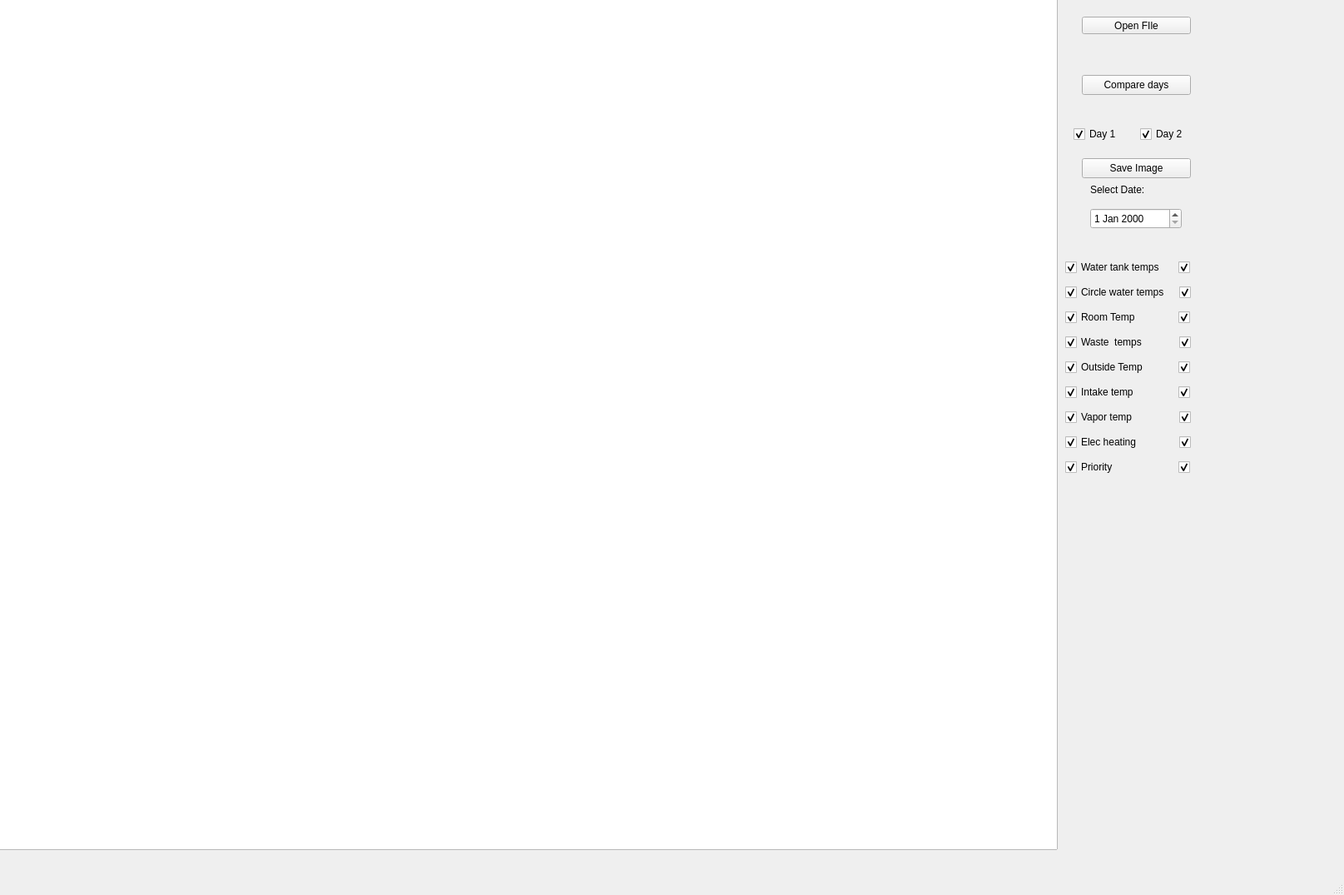
<?xml version="1.0" encoding="UTF-8"?>
<ui version="4.0">
 <class>MainWindow</class>
 <widget class="QMainWindow" name="MainWindow">
  <property name="geometry">
   <rect>
    <x>0</x>
    <y>0</y>
    <width>1615</width>
    <height>1075</height>
   </rect>
  </property>
  <property name="windowTitle">
   <string>MainWindow</string>
  </property>
  <widget class="QWidget" name="centralwidget">
   <widget class="QPushButton" name="pushButton">
    <property name="geometry">
     <rect>
      <x>1300</x>
      <y>20</y>
      <width>131</width>
      <height>21</height>
     </rect>
    </property>
    <property name="text">
     <string>Open FIle</string>
    </property>
   </widget>
   <widget class="QChartView" name="BaseView">
    <property name="geometry">
     <rect>
      <x>-20</x>
      <y>-10</y>
      <width>1291</width>
      <height>1031</height>
     </rect>
    </property>
   </widget>
   <widget class="QDateEdit" name="dateEdit">
    <property name="geometry">
     <rect>
      <x>1310</x>
      <y>250</y>
      <width>110</width>
      <height>25</height>
     </rect>
    </property>
   </widget>
   <widget class="QLabel" name="SelectDateLabel">
    <property name="geometry">
     <rect>
      <x>1310</x>
      <y>220</y>
      <width>81</width>
      <height>16</height>
     </rect>
    </property>
    <property name="text">
     <string>Select Date:</string>
    </property>
   </widget>
   <widget class="QCheckBox" name="UseWaterCheckBox">
    <property name="geometry">
     <rect>
      <x>1280</x>
      <y>310</y>
      <width>131</width>
      <height>22</height>
     </rect>
    </property>
    <property name="text">
     <string>Water tank temps</string>
    </property>
    <property name="checked">
     <bool>true</bool>
    </property>
   </widget>
   <widget class="QCheckBox" name="CircleWaterCheckBox">
    <property name="geometry">
     <rect>
      <x>1280</x>
      <y>340</y>
      <width>131</width>
      <height>22</height>
     </rect>
    </property>
    <property name="text">
     <string>Circle water temps</string>
    </property>
    <property name="checked">
     <bool>true</bool>
    </property>
   </widget>
   <widget class="QCheckBox" name="RoomTempCheckBox">
    <property name="geometry">
     <rect>
      <x>1280</x>
      <y>370</y>
      <width>101</width>
      <height>22</height>
     </rect>
    </property>
    <property name="text">
     <string>Room Temp</string>
    </property>
    <property name="checked">
     <bool>true</bool>
    </property>
   </widget>
   <widget class="QCheckBox" name="WasteTempCheckBox">
    <property name="geometry">
     <rect>
      <x>1280</x>
      <y>400</y>
      <width>181</width>
      <height>22</height>
     </rect>
    </property>
    <property name="text">
     <string>Waste  temps</string>
    </property>
    <property name="checked">
     <bool>true</bool>
    </property>
   </widget>
   <widget class="QCheckBox" name="OutsideTempCheckBox">
    <property name="geometry">
     <rect>
      <x>1280</x>
      <y>430</y>
      <width>131</width>
      <height>22</height>
     </rect>
    </property>
    <property name="text">
     <string>Outside Temp</string>
    </property>
    <property name="checked">
     <bool>true</bool>
    </property>
   </widget>
   <widget class="QCheckBox" name="IntakeTempCheckBox">
    <property name="geometry">
     <rect>
      <x>1280</x>
      <y>460</y>
      <width>111</width>
      <height>22</height>
     </rect>
    </property>
    <property name="text">
     <string>Intake temp</string>
    </property>
    <property name="checked">
     <bool>true</bool>
    </property>
   </widget>
   <widget class="QCheckBox" name="VaporTempCheckBox">
    <property name="geometry">
     <rect>
      <x>1280</x>
      <y>490</y>
      <width>131</width>
      <height>22</height>
     </rect>
    </property>
    <property name="text">
     <string>Vapor temp</string>
    </property>
    <property name="checked">
     <bool>true</bool>
    </property>
   </widget>
   <widget class="QCheckBox" name="ElecCheckBox">
    <property name="geometry">
     <rect>
      <x>1280</x>
      <y>520</y>
      <width>111</width>
      <height>22</height>
     </rect>
    </property>
    <property name="text">
     <string>Elec heating</string>
    </property>
    <property name="checked">
     <bool>true</bool>
    </property>
   </widget>
   <widget class="QCheckBox" name="PriorityCheckbox">
    <property name="geometry">
     <rect>
      <x>1280</x>
      <y>550</y>
      <width>121</width>
      <height>22</height>
     </rect>
    </property>
    <property name="text">
     <string>Priority</string>
    </property>
    <property name="checked">
     <bool>true</bool>
    </property>
   </widget>
   <widget class="QPushButton" name="compareButton">
    <property name="geometry">
     <rect>
      <x>1300</x>
      <y>90</y>
      <width>131</width>
      <height>24</height>
     </rect>
    </property>
    <property name="text">
     <string>Compare days</string>
    </property>
   </widget>
   <widget class="QCheckBox" name="CompareDayOneCheckBox">
    <property name="geometry">
     <rect>
      <x>1290</x>
      <y>150</y>
      <width>61</width>
      <height>22</height>
     </rect>
    </property>
    <property name="text">
     <string>Day 1</string>
    </property>
    <property name="checked">
     <bool>true</bool>
    </property>
   </widget>
   <widget class="QCheckBox" name="CompareDayTwoCheckBox">
    <property name="geometry">
     <rect>
      <x>1370</x>
      <y>150</y>
      <width>61</width>
      <height>22</height>
     </rect>
    </property>
    <property name="text">
     <string>Day 2</string>
    </property>
    <property name="checked">
     <bool>true</bool>
    </property>
   </widget>
   <widget class="QCheckBox" name="UseWaterCheckBox_2">
    <property name="geometry">
     <rect>
      <x>1410</x>
      <y>310</y>
      <width>20</width>
      <height>22</height>
     </rect>
    </property>
    <property name="layoutDirection">
     <enum>Qt::RightToLeft</enum>
    </property>
    <property name="text">
     <string/>
    </property>
    <property name="checked">
     <bool>true</bool>
    </property>
   </widget>
   <widget class="QCheckBox" name="VaporTempCheckBox_2">
    <property name="geometry">
     <rect>
      <x>1410</x>
      <y>490</y>
      <width>21</width>
      <height>22</height>
     </rect>
    </property>
    <property name="layoutDirection">
     <enum>Qt::RightToLeft</enum>
    </property>
    <property name="text">
     <string/>
    </property>
    <property name="checked">
     <bool>true</bool>
    </property>
   </widget>
   <widget class="QCheckBox" name="WasteTempCheckBox_2">
    <property name="geometry">
     <rect>
      <x>1390</x>
      <y>400</y>
      <width>41</width>
      <height>22</height>
     </rect>
    </property>
    <property name="layoutDirection">
     <enum>Qt::RightToLeft</enum>
    </property>
    <property name="text">
     <string/>
    </property>
    <property name="checked">
     <bool>true</bool>
    </property>
   </widget>
   <widget class="QCheckBox" name="CircleWaterCheckBox_2">
    <property name="geometry">
     <rect>
      <x>1410</x>
      <y>340</y>
      <width>21</width>
      <height>22</height>
     </rect>
    </property>
    <property name="layoutDirection">
     <enum>Qt::RightToLeft</enum>
    </property>
    <property name="text">
     <string/>
    </property>
    <property name="checked">
     <bool>true</bool>
    </property>
   </widget>
   <widget class="QCheckBox" name="RoomTempCheckBox_2">
    <property name="geometry">
     <rect>
      <x>1410</x>
      <y>370</y>
      <width>20</width>
      <height>22</height>
     </rect>
    </property>
    <property name="layoutDirection">
     <enum>Qt::RightToLeft</enum>
    </property>
    <property name="text">
     <string/>
    </property>
    <property name="checked">
     <bool>true</bool>
    </property>
   </widget>
   <widget class="QCheckBox" name="OutsideTempCheckBox_2">
    <property name="geometry">
     <rect>
      <x>1410</x>
      <y>430</y>
      <width>20</width>
      <height>22</height>
     </rect>
    </property>
    <property name="layoutDirection">
     <enum>Qt::RightToLeft</enum>
    </property>
    <property name="text">
     <string/>
    </property>
    <property name="checked">
     <bool>true</bool>
    </property>
   </widget>
   <widget class="QCheckBox" name="IntakeTempCheckBox_2">
    <property name="geometry">
     <rect>
      <x>1410</x>
      <y>460</y>
      <width>20</width>
      <height>22</height>
     </rect>
    </property>
    <property name="layoutDirection">
     <enum>Qt::RightToLeft</enum>
    </property>
    <property name="text">
     <string/>
    </property>
    <property name="checked">
     <bool>true</bool>
    </property>
   </widget>
   <widget class="QCheckBox" name="ElecCheckBox_2">
    <property name="geometry">
     <rect>
      <x>1400</x>
      <y>520</y>
      <width>31</width>
      <height>22</height>
     </rect>
    </property>
    <property name="layoutDirection">
     <enum>Qt::RightToLeft</enum>
    </property>
    <property name="text">
     <string/>
    </property>
    <property name="checked">
     <bool>true</bool>
    </property>
   </widget>
   <widget class="QCheckBox" name="PriorityCheckbox_2">
    <property name="geometry">
     <rect>
      <x>1410</x>
      <y>550</y>
      <width>20</width>
      <height>22</height>
     </rect>
    </property>
    <property name="layoutDirection">
     <enum>Qt::RightToLeft</enum>
    </property>
    <property name="text">
     <string/>
    </property>
    <property name="checked">
     <bool>true</bool>
    </property>
   </widget>
   <widget class="QPushButton" name="SaveImageButton">
    <property name="geometry">
     <rect>
      <x>1300</x>
      <y>190</y>
      <width>131</width>
      <height>24</height>
     </rect>
    </property>
    <property name="text">
     <string>Save Image</string>
    </property>
   </widget>
  </widget>
  <widget class="QMenuBar" name="menubar">
   <property name="geometry">
    <rect>
     <x>0</x>
     <y>0</y>
     <width>1615</width>
     <height>24</height>
    </rect>
   </property>
  </widget>
  <widget class="QStatusBar" name="statusbar"/>
 </widget>
 <customwidgets>
  <customwidget>
   <class>QChartView</class>
   <extends>QGraphicsView</extends>
   <header>qchartview.h</header>
  </customwidget>
 </customwidgets>
 <resources/>
 <connections/>
</ui>
